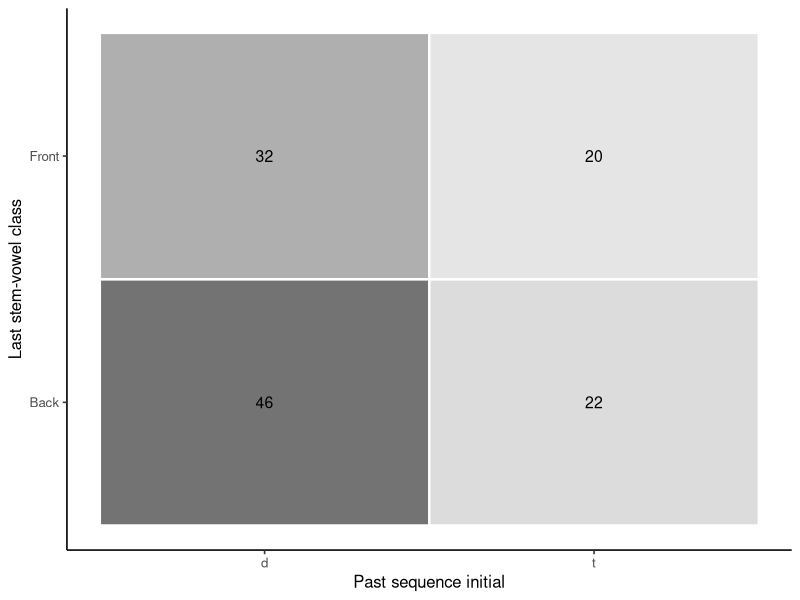

Source code (R):
## ---- chunk 1
#| label: load-unimorph-fisher
library(ggplot2)

population <- read.csv(
  "data/unimorph-turkish/verb-past-population.csv",
  stringsAsFactors = FALSE
)
sample_120 <- read.csv(
  "data/unimorph-turkish/verb-past-sample-120.csv",
  stringsAsFactors = FALSE
)
sample_120$front_vowel <- grepl("^front", sample_120$vowel_class)

tab <- table(
  front_vowel = sample_120$front_vowel,
  t_initial = sample_120$t_initial
)
stopifnot(nrow(population) == 588L, nrow(sample_120) == 120L)
tab
## ---- chunk 2
#| label: fit-unimorph-fisher
observed_a <- tab["TRUE", "1"]
t_total <- sum(tab[, "1"])
d_total <- sum(tab[, "0"])
front_total <- sum(tab["TRUE", ])
observed_probability <- dhyper(observed_a, t_total, d_total, front_total)
result <- fisher.test(tab, alternative = "two.sided")

summary <- data.frame(
  sample_size = nrow(sample_120),
  population_size = nrow(population),
  sampling_fraction = nrow(sample_120) / nrow(population),
  observed_table_probability = observed_probability,
  conditional_odds_ratio = unname(result$estimate),
  confidence_lower = result$conf.int[1],
  confidence_upper = result$conf.int[2],
  two_sided_p_value = result$p.value
)
summary
## ---- chunk 3
#| label: plot-unimorph-fisher
#| fig-cap: "Observed lexeme counts in the fixed UniMorph sample."
cells <- as.data.frame(tab, responseName = "lexemes")
cells$stem_vowel <- ifelse(cells$front_vowel == "TRUE", "Front", "Back")
cells$past_initial <- ifelse(cells$t_initial == "1", "t", "d")

ggplot(cells, aes(past_initial, stem_vowel, fill = lexemes)) +
  geom_tile(color = "white", linewidth = 0.8) +
  geom_text(aes(label = lexemes), size = 4) +
  scale_fill_gradient(low = "grey90", high = "grey45", guide = "none") +
  labs(x = "Past sequence initial", y = "Last stem-vowel class") +
  theme_classic(base_size = 12)
